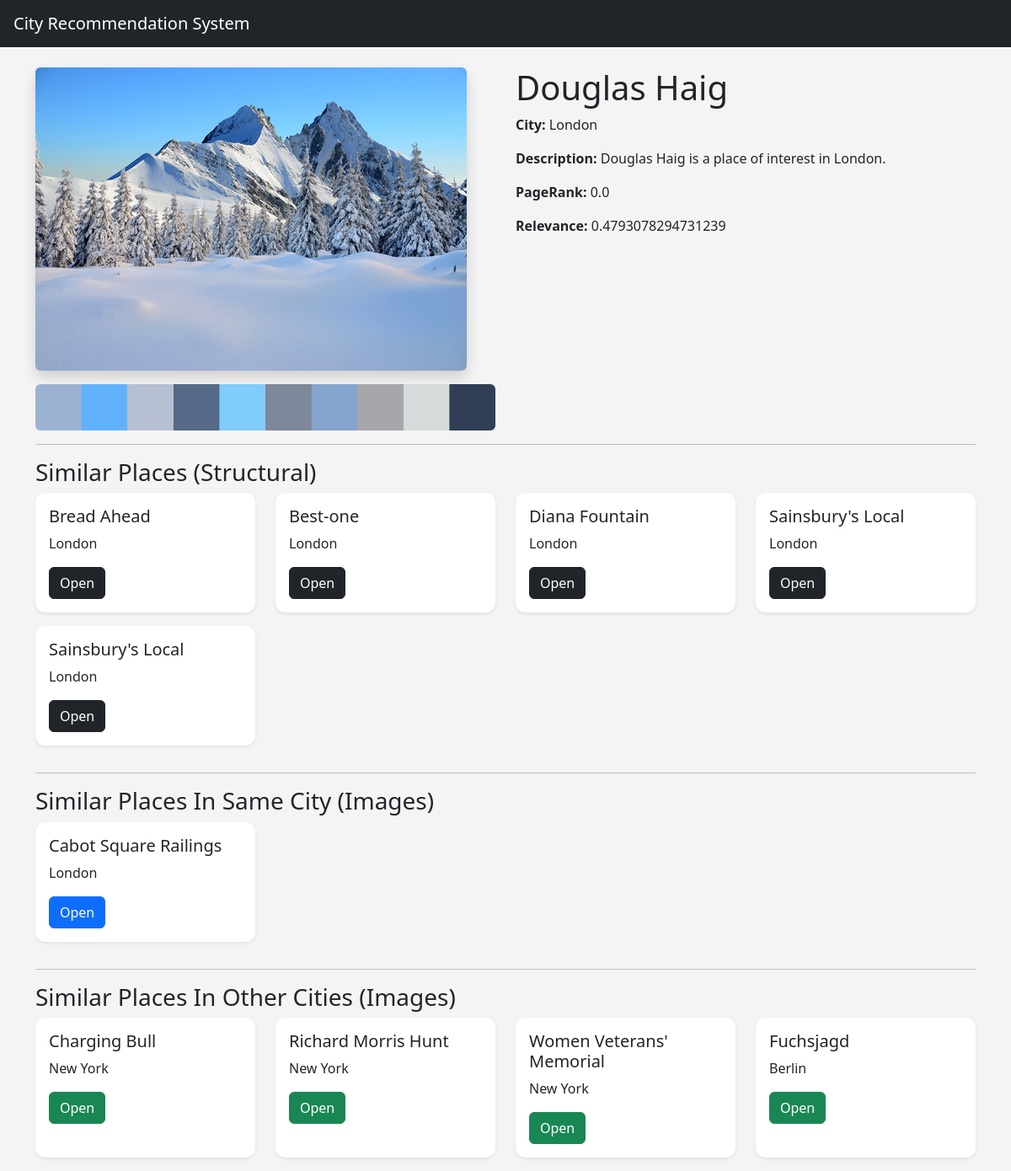
/place/3, run on the app's committed database.
### tables this page shows
CREATE TABLE images (
    id INTEGER PRIMARY KEY AUTOINCREMENT,
    place_id INTEGER,
    image_name TEXT,
    image_path TEXT,
    palette_path TEXT,
    feature_vector TEXT,
    image_class TEXT,
    FOREIGN KEY(place_id) REFERENCES places(id)
);

CREATE TABLE places (
    id INTEGER PRIMARY KEY,
    name TEXT,
    city TEXT,
    lat REAL,
    lon REAL,
    category TEXT,
    description TEXT,
    pagerank_score REAL,
    relevance_score REAL,
    has_image INTEGER DEFAULT 0
);

### app.py (the view)
@app.route('/place/<int:place_id>')
def place(place_id):
    place = get_place(place_id)
    image = get_place_image(place_id)
    structural = get_structural_recommendations(place_id)
    same_city = get_same_city_image_recommendations(
        place_id
    )
    other_city = get_other_city_image_recommendations(
        place_id
    )
    return render_template(
        'place.html',
        place=place,
        image=image,
        structural=structural,
        same_city=same_city,
        other_city=other_city
    )

### services/database_service.py (called while the page is built)
def get_connection():
    conn = sqlite3.connect(DATABASE)
    conn.row_factory = sqlite3.Row
    return conn

def get_place(place_id):
    conn = get_connection()
    cursor = conn.cursor()
    cursor.execute('''
    SELECT *
    FROM places
    WHERE id=?
    ''', (place_id,))
    result = cursor.fetchone()
    conn.close()
    return result

def get_place_image(place_id):
    conn = get_connection()
    cursor = conn.cursor()
    cursor.execute('''
    SELECT *
    FROM images
    WHERE place_id=?
    LIMIT 1
    ''', (place_id,))
    result = cursor.fetchone()
    conn.close()
    return result

### services/recommendation_service.py (called while the page is built)
def get_structural_recommendations(place_id):
    conn = get_connection()
    cursor = conn.cursor()
    cursor.execute('''
    SELECT p.*
    FROM structural_recommendations sr
    JOIN places p
    ON sr.recommended_place_id = p.id
    WHERE sr.source_place_id=?
    ORDER BY sr.similarity_score DESC
    LIMIT 5
    ''', (place_id,))
    results = cursor.fetchall()
    conn.close()
    return results

def get_same_city_image_recommendations(place_id):
    conn = get_connection()
    cursor = conn.cursor()
    cursor.execute('''
    SELECT city
    FROM places
    WHERE id=?
    ''', (place_id,))
    city = cursor.fetchone()['city']
    cursor.execute('''
    SELECT p.*
    FROM image_recommendations ir
    JOIN places p
    ON ir.recommended_place_id = p.id
    WHERE ir.source_place_id=?
    AND p.city=?
    LIMIT 5
    ''', (
        place_id,
        city
    ))
    results = cursor.fetchall()
    conn.close()
    return results

def get_other_city_image_recommendations(place_id):
    conn = get_connection()
    cursor = conn.cursor()
    cursor.execute('''
    SELECT city
    FROM places
    WHERE id=?
    ''', (place_id,))
    city = cursor.fetchone()['city']
    cursor.execute('''
    SELECT p.*
    FROM image_recommendations ir
    JOIN places p
    ON ir.recommended_place_id = p.id
    WHERE ir.source_place_id=?
    AND p.city!=?
    LIMIT 5
    ''', (
        place_id,
        city
    ))
    results = cursor.fetchall()
    conn.close()
    return results

### templates/place.html
{% extends 'base.html' %}
{% block content %}
<div class="row">
    <div class="col-md-6">
        {% if image %}
        <img
            src="{{ url_for('static', filename=image.image_path) }}"
            class="img-fluid rounded shadow"
        >
        <img
            src="{{ url_for('static', filename=image.palette_path) }}"
            class="img-fluid mt-3 rounded"
        >
        {% else %}
        <div class="placeholder-image">
            No image available
        </div>
        {% endif %}
    </div>
    <div class="col-md-6">
        <h1>{{ place.name }}</h1>
        <p>
            <strong>City:</strong>
            {{ place.city }}
        </p>
        <p>
            <strong>Description:</strong>
            {{ place.description }}
        </p>
        <p>
            <strong>PageRank:</strong>
            {{ place.pagerank_score }}
        </p>
        <p>
            <strong>Relevance:</strong>
            {{ place.relevance_score }}
        </p>
    </div>
</div>
<hr>
<h3>Similar Places (Structural)</h3>
<div class="row">
{% for item in structural %}
<div class="col-md-3 mb-3">
    <div class="card shadow-sm h-100">
        <div class="card-body">
            <h5>{{ item.name }}</h5>
            <p>{{ item.city }}</p>
            <a
                href="/place/{{ item.id }}"
                class="btn btn-dark"
            >
                Open
            </a>
        </div>
    </div>
</div>
{% endfor %}
</div>
<hr>
<h3>Similar Places In Same City (Images)</h3>
<div class="row">
{% for item in same_city %}
<div class="col-md-3 mb-3">
    <div class="card shadow-sm h-100">
        <div class="card-body">
            <h5>{{ item.name }}</h5>
            <p>{{ item.city }}</p>
            <a
                href="/place/{{ item.id }}"
                class="btn btn-primary"
            >
                Open
            </a>
        </div>
    </div>
</div>
{% endfor %}
</div>
<hr>
<h3>Similar Places In Other Cities (Images)</h3>
<div class="row">
{% for item in other_city %}
<div class="col-md-3 mb-3">
    <div class="card shadow-sm h-100">
        <div class="card-body">
            <h5>{{ item.name }}</h5>
            <p>{{ item.city }}</p>
            <a
                href="/place/{{ item.id }}"
                class="btn btn-success"
            >
                Open
            </a>
        </div>
    </div>
</div>
{% endfor %}
</div>
{% endblock %}

### static/css/style.css (style rules this page uses)
body { background-color: #f4f4f4; }
.card { border: none; border-radius: 12px; }

### data on the page
images: image_path (picture), palette_path (picture)
places: name "Douglas Haig", city "London", description "Douglas Haig is a place of interest in London.", pagerank_score "0.0", relevance_score "0.4793078294731239"
places: name "Bread Ahead", city "London"
places: name "Best-one", city "London"
places: name "Diana Fountain", city "London"
places: name "Sainsbury's Local", city "London"
places: name "Sainsbury's Local", city "London"
places: name "Cabot Square Railings", city "London"
places: name "Charging Bull", city "New York"
places: name "Richard Morris Hunt", city "New York"
places: name "Women Veterans' Memorial", city "New York"
places: name "Fuchsjagd", city "Berlin"
